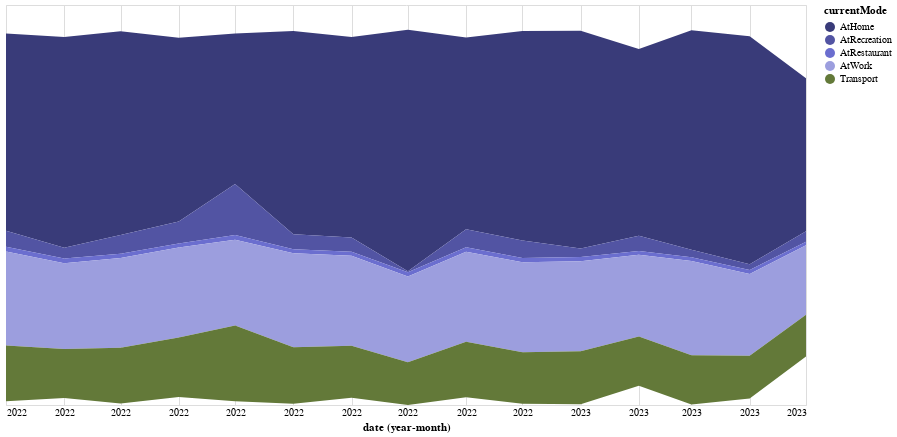

Notebook source saved alongside this figure:
### Code cell
#Este grafico dibuja agrupando por año y mes

source = aux

selection = alt.selection_multi(fields=['currentMode'], bind='legend')

alt.Chart(source).mark_area().encode(
    alt.X('yearmonth(date):T', axis=alt.Axis(domain=False, format='%Y', tickSize=0)),
    alt.Y('sum(minutos):Q', stack='center', axis=None),
    alt.Color('currentMode:N', scale=alt.Scale(scheme='category20b')),
    opacity=alt.condition(selection, alt.value(1), alt.value(0.2))
).add_selection(
    selection
).properties(height=400, width=800)

### Figure 1 — Vega-Lite specification as saved in the notebook (floating-point values rounded to 4 significant figures; data arrays with more than 128 entries replaced by an {"elided": "..."} marker saying what was removed)
{"config": {"view": {"continuousWidth": 400, "continuousHeight": 300}}, "data": {"name": "data-5376fe8e883b47d45b51d95d205c2b72"}, "mark": "area", "encoding": {"color": {"field": "currentMode", "scale": {"scheme": "category20b"}, "type": "nominal"}, "opacity": {"condition": {"value": 1, "selection": "selector007"}, "value": 0.2}, "x": {"axis": {"domain": false, "format": "%Y", "tickSize": 0}, "field": "date", "timeUnit": "yearmonth", "type": "temporal"}, "y": {"aggregate": "sum", "axis": null, "field": "minutos", "stack": "center", "type": "quantitative"}}, "height": 400, "selection": {"selector007": {"type": "multi", "fields": ["currentMode"], "bind": "legend"}}, "width": 800, "$schema": "https://vega.github.io/schema/vega-lite/v4.17.0.json", "datasets": {"data-5376fe8e883b47d45b51d95d205c2b72": {"elided": "1745 records"}}}
